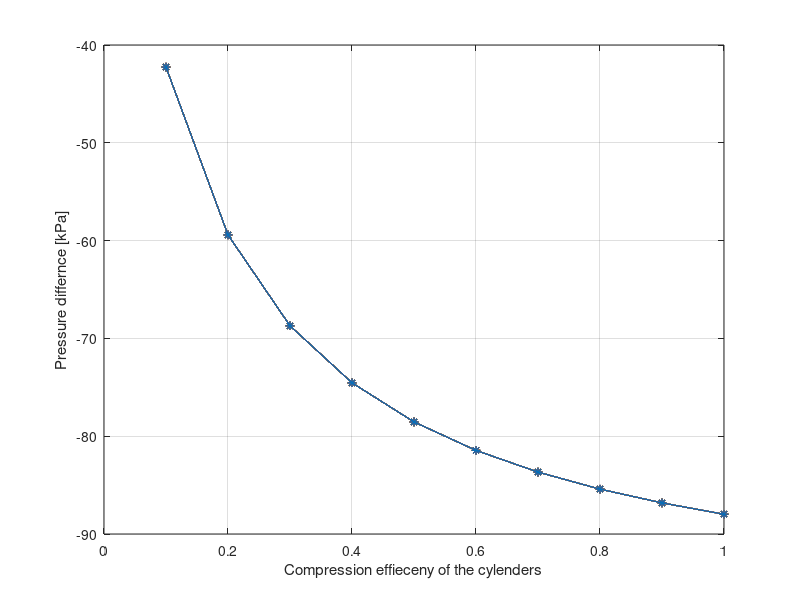

MATLAB code to generate this figure:
clc
clear
close all

l=0.1;
r=l/100:l/100:l/2;
foam_coeff=0.5;
comp_coeff=0.1:0.1:1;

P0=100;
Vcube=l^3;

for i=1:length(r)
n=(l/(2*r(i)))^2;
Vcyl(i)=n*pi*r(i)^2*l;
Vr=Vcube-Vcyl(i);
Va=foam_coeff*Vr;
Va2=Va+comp_coeff*Vcyl(i);
DP(:,i)=((Va./Va2)-1)*P0;

end
plot(comp_coeff,DP,'-*');
grid on
xlabel('Compression effieceny of the cylenders')
ylabel('Pressure differnce [kPa]')
% we don't have a limitation in meeting the requirments of volume variation

% %% Maximum motor load with 1cm shaft and 45deg thread
% % F=100e3*pi*0.025^2;
% % tow=F*0.5;
% % % result: Maximum pressure achievable is araound 20 [kPa]